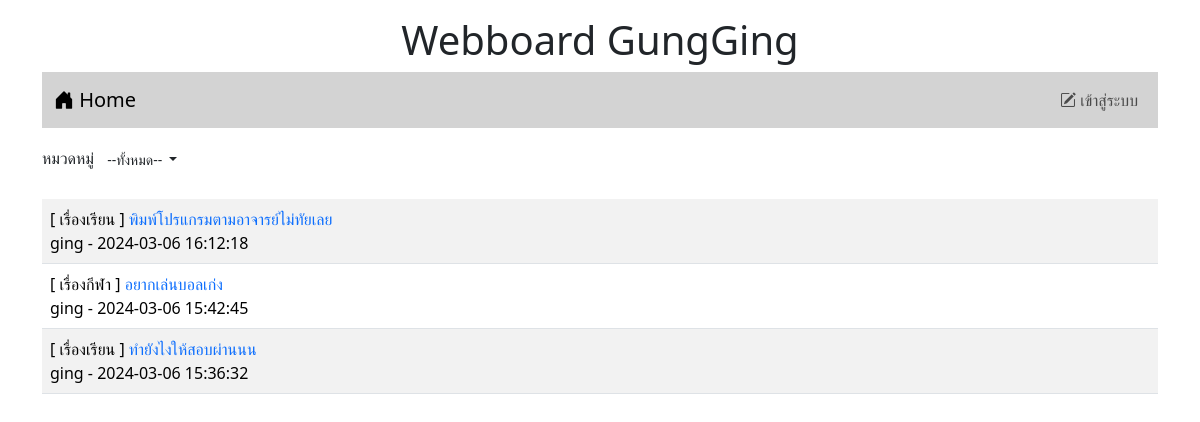
The app's page /, older data.
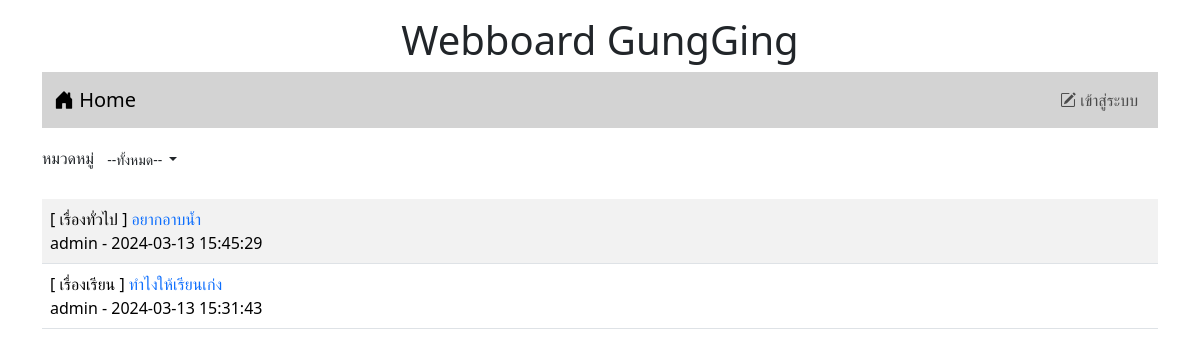
The same page, newer data.
### tables this page shows
CREATE TABLE `post` (
  `id` int(11) NOT NULL,
  `title` varchar(128) NOT NULL,
  `content` varchar(2048) NOT NULL,
  `post_date` datetime NOT NULL,
  `cat_id` int(11) NOT NULL,
  `user_id` int(11) NOT NULL
);

CREATE TABLE `category` (
  `id` int(11) NOT NULL,
  `name` varchar(32) NOT NULL
);

CREATE TABLE `user` (
  `id` int(11) NOT NULL,
  `login` varchar(32) NOT NULL,
  `password` varchar(64) NOT NULL,
  `name` varchar(64) NOT NULL,
  `gender` char(1) NOT NULL,
  `email` varchar(32) NOT NULL,
  `role` char(1) NOT NULL
);

### index.php (the view, shortened to what this page needs)
<!DOCTYPE html>
<html lang="en">
<head>
    <link rel="stylesheet" href="bootstrap-5.3.2-dist/css/bootstrap.min.css">
    <link rel="stylesheet" href="https://cdn.jsdelivr.net/npm/bootstrap-icons@1.11.3/font/bootstrap-icons.min.css">
</head>
<body>
    <div class="container-lg">
    <h1 style="text-align: center;" class="mt-3">Webboard GungGing</h1>
<?php include "nav.php" ?>
<div class="mt-3 d-flex justify-content-between">
<div>
  <div>
  <label>หมวดหมู่</label>
   <span class="dropdown">
   <?php
     $conn=new PDO("mysql:host=localhost;dbname=webboard;charset=utf8","root","");
    ?>
    <button class="btn btn-white-50 btn-sm dropdown-toggle" type="button" data-bs-toggle="dropdown"
       aria-expanded="false">
           <?php
             if(isset($_GET['id'])){
              $sql="SELECT name FROM category WHERE id=$_GET[id]";
              foreach($conn->query($sql)as $row)
               echo "$row[name]";
                }else{
                     echo "--ทั้งหมด--";
                     }
                        ?>
                </button>
                    <?php
                    $sql="SELECT * FROM category";
    ?>
</span>
</div>
</div>
</div>
<table class="table table-striped mt-4 ">
        <?php
            $conn = new PDO("mysql:host=localhost;dbname=webboard;charset=utf8" , "root" , "");
            if(isset($_GET['id'])){
                $sql="SELECT category.name,post.title,post.id,user.login,post.post_date,user.id as 'user_id' FROM post
                INNER JOIN user  ON (post.user_id=user.id)
                INNER JOIN category  ON (post.cat_id=category.id)
                WHERE post.cat_id=$_GET[id]
                ORDER BY post.post_date DESC" ;
            }else{
                $sql="SELECT category.name,post.title,post.id,user.login,post.post_date,user.id as 'user_id' FROM post
                INNER JOIN user ON (post.user_id=user.id)
                INNER JOIN category ON (post.cat_id=category.id)
                ORDER BY post.post_date DESC" ;
            }
            $result=$conn->query($sql);
            while($row=$result->fetch()){
                echo "<tr><td class='d-flex'>
                <div class='flex-grow-1'>[ $row[0] ]<a href=post.php?id=$row[2]
                style=text-decoration:none> $row[1]</a><br>$row[3] - $row[4]</div>";
            }
        ?>
</table>
    </div>
</body>
</html>

Row changes from the older to the newer data that the page shows:
removed post: category.name "เรื่องเรียน", title "พิมพ์โปรแกรมตามอาจารย์ไม่ทัยเลย", user.login "ging", post_date "2024-03-06 16:12:18"
removed post: category.name "เรื่องกีฬา", title "อยากเล่นบอลเก่ง", user.login "ging", post_date "2024-03-06 15:42:45"
removed post: category.name "เรื่องเรียน", title "ทำยังไงให้สอบผ่านนน", user.login "ging", post_date "2024-03-06 15:36:32"
added post: category.name "เรื่องทั่วไป", title "อยากอาบน้ำ", user.login "admin", post_date "2024-03-13 15:45:29"
added post: category.name "เรื่องเรียน", title "ทำไงให้เรียนเก่ง", user.login "admin", post_date "2024-03-13 15:31:43"
